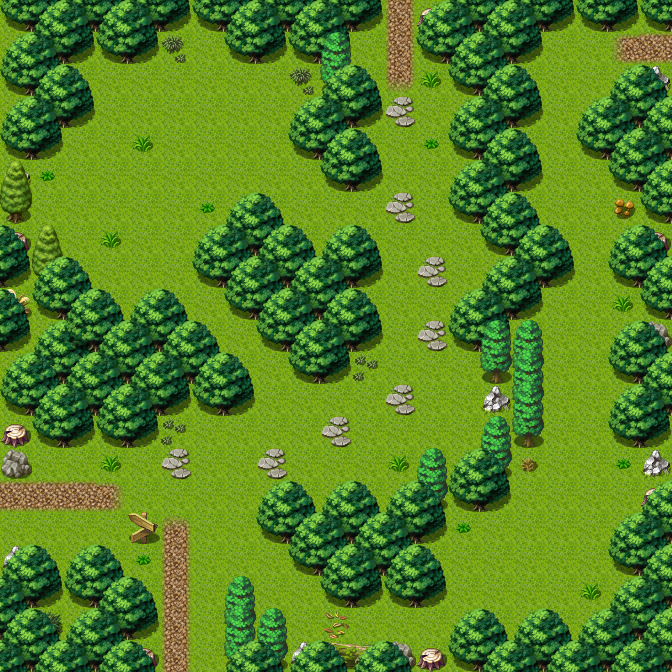

The image is a tile-based game level rendered from a .tmx file. Its description and source (layers, tilesets, objects; grid data summarised) follow:
An orthogonal 21x21 tile map with 32x32 px tiles, 3 tile layers (Ground, Objects, Above), 1 hidden layer not drawn, 40 tilesets and 11 objects (6x spawn, 4x mapchange, sign).

<map version="1.0" orientation="orthogonal" width="21" height="21" tilewidth="32" tileheight="32">
 <properties>
  <property name="outside" value="1" />
 </properties>
 <tileset firstgid="1" name="map_bed_1" tilewidth="32" tileheight="32">
  <image source="../drawable/map_bed_1.png" width="512" height="256" />
 </tileset>
 <tileset firstgid="129" name="map_border_1" tilewidth="32" tileheight="32">
  <image source="../drawable/map_border_1.png" width="512" height="256" />
 </tileset>
 <tileset firstgid="257" name="map_bridge_1" tilewidth="32" tileheight="32">
  <image source="../drawable/map_bridge_1.png" width="512" height="256" />
 </tileset>
 <tileset firstgid="385" name="map_broken_1" tilewidth="32" tileheight="32">
  <image source="../drawable/map_broken_1.png" width="512" height="256" />
 </tileset>
 <tileset firstgid="513" name="map_cavewall_1" tilewidth="32" tileheight="32">
  <image source="../drawable/map_cavewall_1.png" width="576" height="192" />
 </tileset>
 <tileset firstgid="621" name="map_cavewall_2" tilewidth="32" tileheight="32">
  <image source="../drawable/map_cavewall_2.png" width="576" height="192" />
 </tileset>
 <tileset firstgid="729" name="map_cavewall_3" tilewidth="32" tileheight="32">
  <image source="../drawable/map_cavewall_3.png" width="576" height="192" />
 </tileset>
 <tileset firstgid="837" name="map_chair_table_1" tilewidth="32" tileheight="32">
  <image source="../drawable/map_chair_table_1.png" width="512" height="256" />
 </tileset>
 <tileset firstgid="965" name="map_crate_1" tilewidth="32" tileheight="32">
  <image source="../drawable/map_crate_1.png" width="512" height="256" />
 </tileset>
 <tileset firstgid="1093" name="map_cupboard_1" tilewidth="32" tileheight="32">
  <image source="../drawable/map_cupboard_1.png" width="512" height="256" />
 </tileset>
 <tileset firstgid="1221" name="map_curtain_1" tilewidth="32" tileheight="32">
  <image source="../drawable/map_curtain_1.png" width="512" height="256" />
 </tileset>
 <tileset firstgid="1349" name="map_entrance_1" tilewidth="32" tileheight="32">
  <image source="../drawable/map_entrance_1.png" width="512" height="256" />
 </tileset>
 <tileset firstgid="1477" name="map_fence_1" tilewidth="32" tileheight="32">
  <image source="../drawable/map_fence_1.png" width="512" height="256" />
 </tileset>
 <tileset firstgid="1605" name="map_fence_2" tilewidth="32" tileheight="32">
  <image source="../drawable/map_fence_2.png" width="512" height="256" />
 </tileset>
 <tileset firstgid="1733" name="map_ground_1" tilewidth="32" tileheight="32">
  <image source="../drawable/map_ground_1.png" width="512" height="256" />
 </tileset>
 <tileset firstgid="1861" name="map_ground_2" tilewidth="32" tileheight="32">
  <image source="../drawable/map_ground_2.png" width="512" height="256" />
 </tileset>
 <tileset firstgid="1989" name="map_ground_3" tilewidth="32" tileheight="32">
  <image source="../drawable/map_ground_3.png" width="512" height="256" />
 </tileset>
 <tileset firstgid="2117" name="map_ground_4" tilewidth="32" tileheight="32">
  <image source="../drawable/map_ground_4.png" width="512" height="256" />
 </tileset>
 <tileset firstgid="2245" name="map_ground_5" tilewidth="32" tileheight="32">
  <image source="../drawable/map_ground_5.png" width="512" height="256" />
 </tileset>
 <tileset firstgid="2373" name="map_ground_6" tilewidth="32" tileheight="32">
  <image source="../drawable/map_ground_6.png" width="512" height="256" />
 </tileset>
 <tileset firstgid="2501" name="map_ground_7" tilewidth="32" tileheight="32">
  <image source="../drawable/map_ground_7.png" width="512" height="256" />
 </tileset>
 <tileset firstgid="2629" name="map_ground_8" tilewidth="32" tileheight="32">
  <image source="../drawable/map_ground_8.png" width="512" height="256" />
 </tileset>
 <tileset firstgid="2757" name="map_indoor_1" tilewidth="32" tileheight="32">
  <image source="../drawable/map_indoor_1.png" width="512" height="256" />
 </tileset>
 <tileset firstgid="2885" name="map_kitchen_1" tilewidth="32" tileheight="32">
  <image source="../drawable/map_kitchen_1.png" width="512" height="256" />
 </tileset>
 <tileset firstgid="3013" name="map_outdoor_1" tilewidth="32" tileheight="32">
  <image source="../drawable/map_outdoor_1.png" width="512" height="256" />
 </tileset>
 <tileset firstgid="3141" name="map_pillar_1" tilewidth="32" tileheight="32">
  <image source="../drawable/map_pillar_1.png" width="512" height="256" />
 </tileset>
 <tileset firstgid="3269" name="map_plant_1" tilewidth="32" tileheight="32">
  <image source="../drawable/map_plant_1.png" width="512" height="256" />
 </tileset>
 <tileset firstgid="3397" name="map_rock_1" tilewidth="32" tileheight="32">
  <image source="../drawable/map_rock_1.png" width="512" height="256" />
 </tileset>
 <tileset firstgid="3525" name="map_roof_1" tilewidth="32" tileheight="32">
  <image source="../drawable/map_roof_1.png" width="512" height="256" />
 </tileset>
 <tileset firstgid="3653" name="map_roof_2" tilewidth="32" tileheight="32">
  <image source="../drawable/map_roof_2.png" width="512" height="256" />
 </tileset>
 <tileset firstgid="3781" name="map_shop_1" tilewidth="32" tileheight="32">
  <image source="../drawable/map_shop_1.png" width="512" height="256" />
 </tileset>
 <tileset firstgid="3909" name="map_sign_ladder_1" tilewidth="32" tileheight="32">
  <image source="../drawable/map_sign_ladder_1.png" width="512" height="256" />
 </tileset>
 <tileset firstgid="4037" name="map_table_1" tilewidth="32" tileheight="32">
  <image source="../drawable/map_table_1.png" width="512" height="256" />
 </tileset>
 <tileset firstgid="4165" name="map_trail_1" tilewidth="32" tileheight="32">
  <image source="../drawable/map_trail_1.png" width="512" height="256" />
 </tileset>
 <tileset firstgid="4293" name="map_tree_1" tilewidth="32" tileheight="32">
  <image source="../drawable/map_tree_1.png" width="512" height="256" />
 </tileset>
 <tileset firstgid="4421" name="map_wall_1" tilewidth="32" tileheight="32">
  <image source="../drawable/map_wall_1.png" width="512" height="256" />
 </tileset>
 <tileset firstgid="4549" name="map_wall_2" tilewidth="32" tileheight="32">
  <image source="../drawable/map_wall_2.png" width="480" height="256" />
 </tileset>
 <tileset firstgid="4669" name="map_wall_3" tilewidth="32" tileheight="32">
  <image source="../drawable/map_wall_3.png" width="480" height="256" />
 </tileset>
 <tileset firstgid="4789" name="map_window_1" tilewidth="32" tileheight="32">
  <image source="../drawable/map_window_1.png" width="512" height="256" />
 </tileset>
 <tileset firstgid="4917" name="map_window_2" tilewidth="32" tileheight="32">
  <image source="../drawable/map_window_2.png" width="512" height="256" />
 </tileset>
 <layer name="Ground" width="21" height="21">
  <data>[441 cells, 441 non-empty, 3 distinct tile ids]</data>
 </layer>
 <layer name="Objects" width="21" height="21">
  <data>[441 cells, 155 non-empty, 29 distinct tile ids]</data>
 </layer>
 <layer name="Above" width="21" height="21">
  <data>[441 cells, 85 non-empty, 4 distinct tile ids]</data>
 </layer>
 <layer name="Walkable" width="21" height="21" visible="0">
  <data>[441 cells, 201 non-empty, 1 distinct tile ids]</data>
 </layer>
 <objectgroup name="Mapevents" width="21" height="21">
  <object name="west" type="mapchange" x="0" y="480" width="32" height="64">
   <properties>
    <property name="map" value="crossglen" />
    <property name="place" value="east" />
   </properties>
  </object>
  <object name="south" type="mapchange" x="160" y="640" width="64" height="32">
   <properties>
    <property name="map" value="gapfiller3" />
    <property name="place" value="north" />
   </properties>
  </object>
  </objectgroup>
 <objectgroup name="Spawn" width="21" height="21">
  <!-- 6 objects omitted --></objectgroup>
 <objectgroup name="Keys" width="21" height="21" />
</map>
<!-- 9 of 11 objects omitted -->
